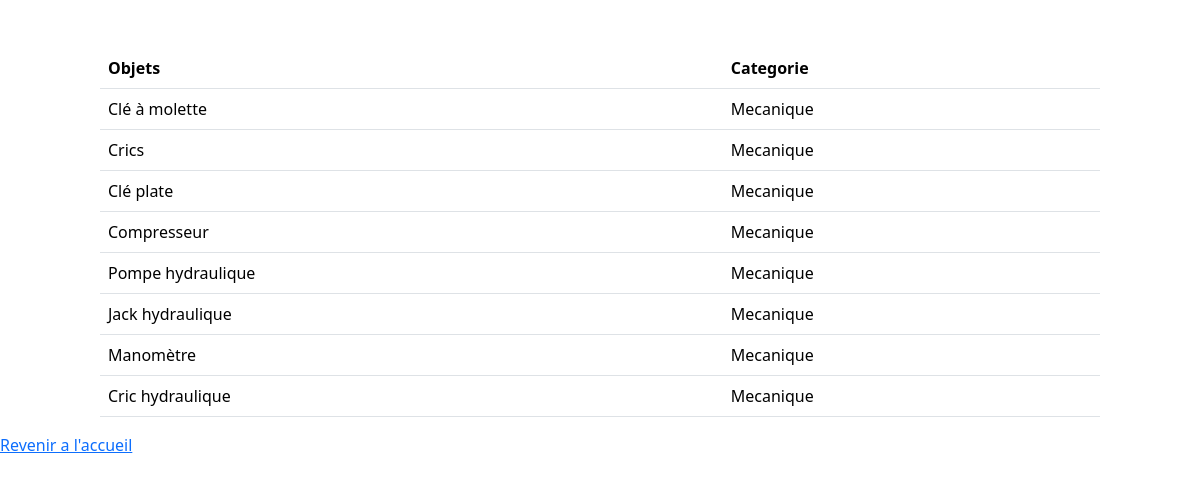
Page /pages/filtre.php?ind=3 on the committed database.
### tables this page shows
create table objet(
    id_objet int primary key auto_increment,
    nom_objet varchar(50),
    id_categorie int,
    id_membre int
);

create table categorie_objet(
    id_categorie int primary key auto_increment,
    nom_categorie varchar(100)
);

### inc/connexion.php (called while the page is built, shortened)
<?php
function dbconnect()
{
    static $connect = null;
    if ($connect === null) {
        $connect = mysqli_connect('localhost', 'root', '', 'emprunt');
        mysqli_set_charset($connect, 'utf8mb4');
    }
    return $connect;
} ?>

### inc/functions.php (called while the page is built, shortened)
<?php
require("connexion.php");
function objets_filtre($choix)
{
    $sql = "select * from objet join categorie_objet
    on objet.id_categorie=categorie_objet.id_categorie
    where objet.id_categorie=$choix";
    $donnee = mysqli_query(dbconnect(), $sql);
    while ($pub = mysqli_fetch_assoc($donnee))
    {
        $result[] = $pub;
    }
    return $result;
}
?>

### pages/filtre.php (the view, shortened to what this page needs)
<?php
include("../inc/functions.php");
$indice = $_GET['ind'];
$filtre = objets_filtre($indice);
?>
<!DOCTYPE html>
<html lang="en">
<head>
    <link href="../assets/css/bootstrap.min.css" rel="stylesheet">
</head>
<body>
    <div class="col-lg-10 offset-1">
        <table class="table table-hover mt-5">
            <tr>
                <td><strong>Objets</strong> </td>
                <td><strong>Categorie</strong> </td>
            </tr>
            <?php foreach ($filtre as $f) { ?>
                <tr>
                    <td><?= $f['nom_objet'] ?></td>
                    <td><?= $f['nom_categorie'] ?></td>
                </tr>
            <?php } ?>
        </table>
    </div>
    <a href="accueil.php">Revenir a l'accueil</a>
</body>
</html>

### rows in the picture
objet: nom_objet "Clé à molette", id_categorie.nom_categorie "Mecanique"
objet: nom_objet "Crics", id_categorie.nom_categorie "Mecanique"
objet: nom_objet "Clé plate", id_categorie.nom_categorie "Mecanique"
objet: nom_objet "Compresseur", id_categorie.nom_categorie "Mecanique"
objet: nom_objet "Pompe hydraulique", id_categorie.nom_categorie "Mecanique"
objet: nom_objet "Jack hydraulique", id_categorie.nom_categorie "Mecanique"
objet: nom_objet "Manomètre", id_categorie.nom_categorie "Mecanique"
objet: nom_objet "Cric hydraulique", id_categorie.nom_categorie "Mecanique"
